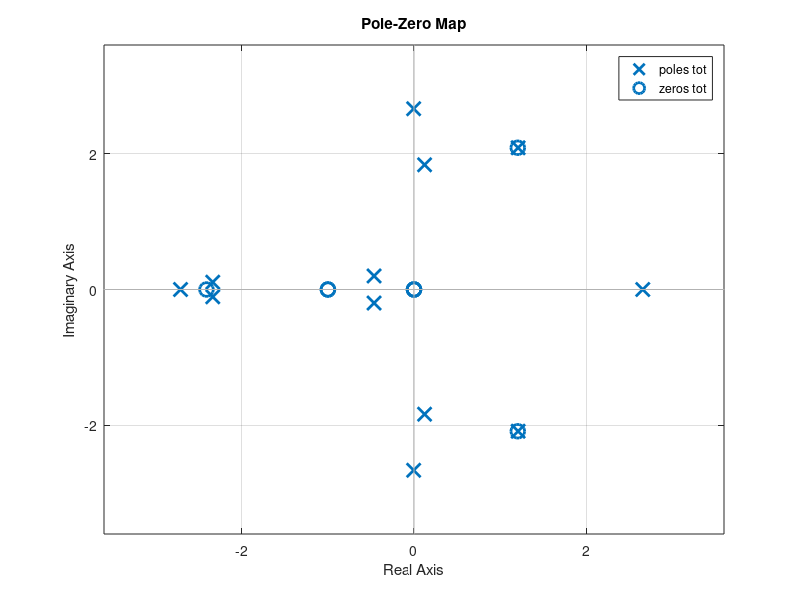

The MATLAB script that drew this image: (Note: this script raises an error after producing the figure.)
clc, clear, close all
%------CP2.6-------
%block 1
s1=tf(1,[1,1]);
s2=tf([1,0],[1,0,2]);
S1=s1*s2;
h1=tf([4,2],[1,2,1]);
CL1=feedback(S1,h1)
%block 2
s3=tf(1,[1,0,0]);
h2=tf(50,[1,0,0]);
CL2=feedback(s3,h2,+1)
%block 3
S2=CL1*CL2;
h3=tf([1,0,2],[1,0,0,14]);
CL3=feedback(S2,h3)

tot=3*CL3;
%(2)
pzmap(tot)
%(3)
b=[1 2 1 14 28 14 0 0 0];
a=[1 3 5 25 0 -77 -94 -1135 -2468 -3598 -7700 -5600 -1400];
[b,a]=eqtflength(b,a);
[z,p,k]=tf2zp(b,a)
